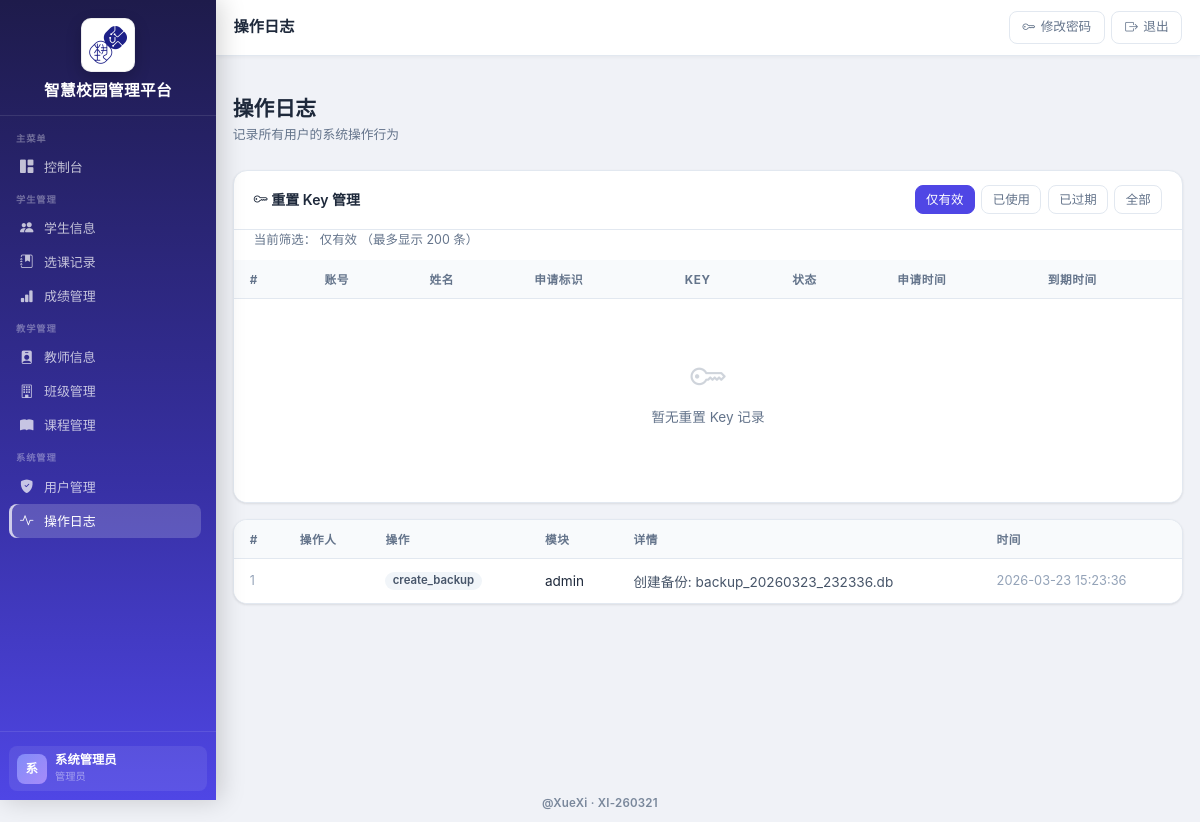
The app's page /ops-log (signed in) with its own data.
### app.py (models this page shows, shortened)
class User(db.Model):
    __tablename__ = "users"
    id = db.Column(db.Integer, primary_key=True)
    username = db.Column(db.String(50), unique=True, nullable=False)
    password = db.Column(db.String(255), nullable=False)
    full_name = db.Column(db.String(100), nullable=False)
    role = db.Column(db.String(20), nullable=False, default="student")  # admin, teacher, student
    email = db.Column(db.String(100))
    phone = db.Column(db.String(20))
    is_active = db.Column(db.Boolean, default=True)
    created_at = db.Column(db.DateTime, default=datetime.utcnow)
    updated_at = db.Column(db.DateTime, default=datetime.utcnow, onupdate=datetime.utcnow)

class OperationLog(db.Model):
    __tablename__ = "operation_logs"
    id = db.Column(db.Integer, primary_key=True)
    user_id = db.Column(db.Integer, db.ForeignKey("users.id"))
    action = db.Column(db.String(100), nullable=False)
    module = db.Column(db.String(50))  # 模块名 student, course, score
    record_id = db.Column(db.Integer)
    details = db.Column(db.Text)
    created_at = db.Column(db.DateTime, default=datetime.utcnow)
    updated_at = db.Column(db.DateTime, default=datetime.utcnow, onupdate=datetime.utcnow)

### app.py (the view)
@app.route("/ops-log")
@role_required("admin")
def list_ops_log():
    now = datetime.utcnow()
    key_status = request.args.get("key_status", "valid").strip().lower()
    logs = OperationLog.query.order_by(OperationLog.created_at.desc()).limit(500).all()
    reset_keys_q = (
        db.session.query(PasswordResetKey, User.username, User.full_name)
        .outerjoin(User, PasswordResetKey.user_id == User.id)
    )
    if key_status == "used":
        reset_keys_q = reset_keys_q.filter(PasswordResetKey.is_used.is_(True))
    elif key_status == "expired":
        reset_keys_q = reset_keys_q.filter(
            PasswordResetKey.is_used.is_(False),
            PasswordResetKey.expires_at < now,
        )
    elif key_status == "all":
        pass
    else:
        key_status = "valid"
        reset_keys_q = reset_keys_q.filter(
            PasswordResetKey.is_used.is_(False),
            PasswordResetKey.expires_at >= now,
        )
    reset_keys = (
        reset_keys_q
        .order_by(PasswordResetKey.created_at.desc())
        .limit(200)
        .all()
    )
    return render_template(
        "admin/logs.html",
        logs=logs,
        reset_keys=reset_keys,
        key_status=key_status,
        now=now,
    )

### app.py (called while the page is built)
def role_required(*roles):
    def decorator(f):
        @wraps(f)
        def decorated_function(*args, **kwargs):
            user_id = session.get("user_id")
            if not user_id:
                flash("请先登录", "warning")
                return redirect(url_for("login"))
            user = User.query.get(user_id)
            if not user or not user.is_active:
                session.clear()
                flash("登录状态已失效，请重新登录", "warning")
                return redirect(url_for("login"))
            if user.role not in roles:
                flash("权限不足", "danger")
                return redirect(url_for("dashboard"))
            return f(*args, **kwargs)
        return decorated_function
    return decorator

@app.context_processor
def inject_role_flags():
    role = session.get("role")
    user_id = session.get("user_id")
    return {
        "is_counselor": role == "teacher" and _is_counselor(user_id)
    }

### templates/admin/logs.html (shortened to what this page needs)
﻿{% extends "base.html" %}
{% block page_title %}操作日志{% endblock %}
{% block content %}
<div class="page-header">
  <div>
    <h1 class="page-title">操作日志</h1>
    <p class="page-subtitle">记录所有用户的系统操作行为</p>
  </div>
</div>
<div class="table-card" style="margin-bottom:1rem">
  <div class="table-toolbar">
    <div class="fw-semibold"><i class="bi bi-key"></i> 重置 Key 管理</div>
    <div class="d-flex" style="gap:.4rem;flex-wrap:wrap">
      <a href="{{ url_for('list_ops_log', key_status='valid') }}" class="btn btn-sm {% if key_status == 'valid' %}btn-primary{% else %}btn-outline-secondary{% endif %}">仅有效</a>
      <a href="{{ url_for('list_ops_log', key_status='used') }}" class="btn btn-sm {% if key_status == 'used' %}btn-primary{% else %}btn-outline-secondary{% endif %}">已使用</a>
      <a href="{{ url_for('list_ops_log', key_status='expired') }}" class="btn btn-sm {% if key_status == 'expired' %}btn-primary{% else %}btn-outline-secondary{% endif %}">已过期</a>
      <a href="{{ url_for('list_ops_log', key_status='all') }}" class="btn btn-sm {% if key_status == 'all' %}btn-primary{% else %}btn-outline-secondary{% endif %}">全部</a>
    </div>
  </div>
  <div style="padding:0 1.25rem .65rem;font-size:.78rem;color:#64748b">
    当前筛选：
    {% if key_status == 'valid' %}仅有效{% elif key_status == 'used' %}已使用{% elif key_status == 'expired' %}已过期{% else %}全部{% endif %}
    （最多显示 200 条）
  </div>
  <div class="table-responsive">
    <table class="table">
      <thead>
        <tr>
          <th>#</th>
          <th>账号</th>
          <th>姓名</th>
          <th>申请标识</th>
          <th>Key</th>
          <th>状态</th>
          <th>申请时间</th>
          <th>到期时间</th>
        </tr>
      </thead>
      <tbody>
        {% if reset_keys %}
        {% for item in reset_keys %}
        {% set key_row = item[0] %}
        {% set username = item[1] %}
        {% set full_name = item[2] %}
        <tr>
          <td style="color:#94a3b8;font-size:.78rem">{{ loop.index }}</td>
          <td><code style="background:#f1f5f9;padding:.15em .45em;border-radius:.3rem;font-size:.8rem">{{ username or '' }}</code></td>
          <td class="fw-semibold">{{ full_name or '' }}</td>
          <td>{{ key_row.requested_identifier or '' }}</td>
          <td><code style="background:#eef2ff;color:#4338ca;padding:.15em .45em;border-radius:.3rem;font-size:.8rem">{{ key_row.reset_key }}</code></td>
          <td>
            {% if key_row.is_used %}
            <span class="badge badge-secondary">已使用</span>
            {% elif key_row.expires_at and key_row.expires_at < now %}
            <span class="badge badge-danger">已过期</span>
            {% else %}
            <span class="badge badge-success">有效</span>
            {% endif %}
          </td>
          <td style="color:#94a3b8;font-size:.8rem">{{ key_row.created_at.strftime('%Y-%m-%d %H:%M:%S') if key_row.created_at else '' }}</td>
          <td style="color:#94a3b8;font-size:.8rem">{{ key_row.expires_at.strftime('%Y-%m-%d %H:%M:%S') if key_row.expires_at else '' }}</td>
        </tr>
        {% endfor %}
        {% else %}
        <tr>
          <td colspan="8">
            <div class="no-data">
              <i class="bi bi-key"></i>
              <p>暂无重置 Key 记录</p>
            </div>
          </td>
        </tr>
        {% endif %}
      </tbody>
    </table>
  </div>
</div>
<div class="table-card">
  <div class="table-responsive">
    <table class="table">
      <thead>
        <tr>
          <th>#</th>
          <th>操作人</th>
          <th>操作</th>
          <th>模块</th>
          <th>详情</th>
          <th>时间</th>
        </tr>
      </thead>
      <tbody>
        {% if logs %}
        {% for log in logs %}
        <tr>
          <td style="color:#94a3b8;font-size:.78rem">{{ loop.index }}</td>
          <td class="fw-semibold">{{ log.user.full_name if log.user else '' }}</td>
          <td>
            {% if log.action == 'create' %}
            <span class="badge badge-success">新增</span>
            {% elif log.action == 'update' %}
            <span class="badge badge-info">修改</span>
            {% elif log.action == 'delete' %}
            <span class="badge badge-danger">删除</span>
            {% else %}
            <span class="badge badge-secondary">{{ log.action }}</span>
            {% endif %}
          </td>
          <td>{{ log.module or '' }}</td>
          <td style="color:#475569">{{ log.details or '' }}</td>
          <td style="color:#94a3b8;font-size:.8rem">{{ log.created_at.strftime('%Y-%m-%d %H:%M:%S') if log.created_at else '' }}</td>
        </tr>
        {% endfor %}
        {% endif %}
      </tbody>
    </table>
  </div>
</div>
{% endblock %}

### templates/base.html (shortened to what this page needs)
﻿<!DOCTYPE html>
<html lang="zh-CN">
<head>
  <link href="https://cdn.jsdelivr.net/npm/bootstrap@5.3.3/dist/css/bootstrap.min.css" rel="stylesheet">
  <link rel="stylesheet" href="https://cdn.jsdelivr.net/npm/bootstrap-icons@1.11.0/font/bootstrap-icons.css">
  <link rel="stylesheet" href="{{ url_for('static', filename='style.css') }}">
</head>
<body>
{% set auth_endpoints = ['login', 'forgot_password', 'reset_password_with_key', 'auth.login', 'auth.forgot_password', 'auth.reset_password_with_key'] %}
{% set show_app_shell = 'user_id' in session and (request.endpoint or '') not in auth_endpoints %}
{% if show_app_shell %}
<aside class="sidebar" id="sidebar">
  <div class="sidebar-brand">
    <div class="brand-logo">
      <img src="{{ url_for('static', filename='images/logo.png') }}" alt="JY Logo">
    </div>
    <div class="brand-name">智慧校园管理平台</div>
  </div>
  <nav class="sidebar-nav" id="sidebarNav">
    <div class="sidebar-section">
      <div class="sidebar-section-label">主菜单</div>
      <a class="sidebar-link {% if request.endpoint == 'dashboard' %}active{% endif %}"
         href="{{ url_for('dashboard') }}">
        <i class="bi bi-grid-1x2-fill nav-icon"></i> 控制台
      </a>
    </div>
    <div class="sidebar-section">
      <div class="sidebar-section-label">学生管理</div>
      {% if session.role != 'teacher' or is_counselor %}
      <a class="sidebar-link {% if 'student' in (request.endpoint or '') and 'score' not in (request.endpoint or '') %}active{% endif %}"
         href="{{ url_for('list_students') }}">
        <i class="bi bi-people-fill nav-icon"></i> {% if session.role == 'student' %}我的信息{% else %}学生信息{% endif %}
      </a>
      {% if session.role != 'student' %}
      <a class="sidebar-link {% if 'enrollment' in (request.endpoint or '') %}active{% endif %}"
         href="{{ url_for('list_enrollments') }}">
        <i class="bi bi-journal-bookmark-fill nav-icon"></i> 选课记录
      </a>
      {% endif %}
      {% endif %}
      <a class="sidebar-link {% if 'score' in (request.endpoint or '') %}active{% endif %}"
         href="{{ url_for('list_scores') }}">
        <i class="bi bi-bar-chart-fill nav-icon"></i> 成绩管理
      </a>
    </div>
    {% if session.role in ['admin', 'teacher'] %}
    <div class="sidebar-section">
      <div class="sidebar-section-label">教学管理</div>
      <a class="sidebar-link {% if 'teacher' in (request.endpoint or '') %}active{% endif %}"
         href="{{ url_for('list_teachers') }}">
        <i class="bi bi-person-badge-fill nav-icon"></i> 教师信息
      </a>
      {% if session.role == 'admin' or (session.role == 'teacher' and is_counselor) %}
      <a class="sidebar-link {% if 'class' in (request.endpoint or '') %}active{% endif %}"
         href="{{ url_for('list_classes') }}">
        <i class="bi bi-building nav-icon"></i> 班级管理
      </a>
      {% endif %}
      <a class="sidebar-link {% if 'course' in (request.endpoint or '') %}active{% endif %}"
         href="{{ url_for('list_courses') }}">
        <i class="bi bi-book-fill nav-icon"></i> 课程管理
      </a>
    </div>
    {% endif %}
    {% if session.role == 'admin' %}
    <div class="sidebar-section">
      <div class="sidebar-section-label">系统管理</div>
      <a class="sidebar-link {% if 'user' in (request.endpoint or '') %}active{% endif %}"
         href="{{ url_for('list_users') }}">
        <i class="bi bi-shield-fill-check nav-icon"></i> 用户管理
      </a>
      <a class="sidebar-link {% if request.endpoint == 'list_ops_log' %}active{% endif %}"
         href="{{ url_for('list_ops_log') }}">
        <i class="bi bi-activity nav-icon"></i> 操作日志
      </a>
    </div>
    {% endif %}
  </nav>
  <div class="sidebar-footer">
    <div class="sidebar-user">
      <div class="sidebar-user-avatar">{{ (session.full_name or session.username or '?')[0] | upper }}</div>
      <div class="sidebar-user-info">
        <div class="u-name">{{ session.full_name or session.username }}</div>
        <div class="u-role">
          {% if session.role == 'admin' %}管理员
          {% elif session.role == 'teacher' %}教师
          {% else %}学生{% endif %}
        </div>
      </div>
    </div>
  </div>
</aside>
<header class="topbar">
  <div class="topbar-title">{% block page_title %}{% endblock %}</div>
  <div class="topbar-actions">
    <a href="{{ url_for('change_password') }}" class="topbar-btn d-none d-md-inline-flex">
      <i class="bi bi-key"></i> 修改密码
    </a>
    <a href="{{ url_for('logout') }}" class="topbar-btn btn-exit js-logout-trigger" aria-label="退出登录">
      <i class="bi bi-box-arrow-right"></i> 退出
    </a>
  </div>
</header>
<main class="main-content">
  <div class="page-container">
{% else %}
<main>
{% endif %}
{% block content %}{% endblock %}
{% if show_app_shell %}
  </div>
</main>
{% else %}
</main>
{% endif %}
<div class="global-signature">@XueXi · XI-260321</div>
</body>
</html>

### records on screen
User: full_name "系统管理员"
OperationLog: action "create_backup", module "admin", details "创建备份: backup_20260323_232336.db", created_at "2026-03-23 15:23:36"

### other values on screen
{{ (session.full_name or session.username or '?')[0] | upper }} "系"
